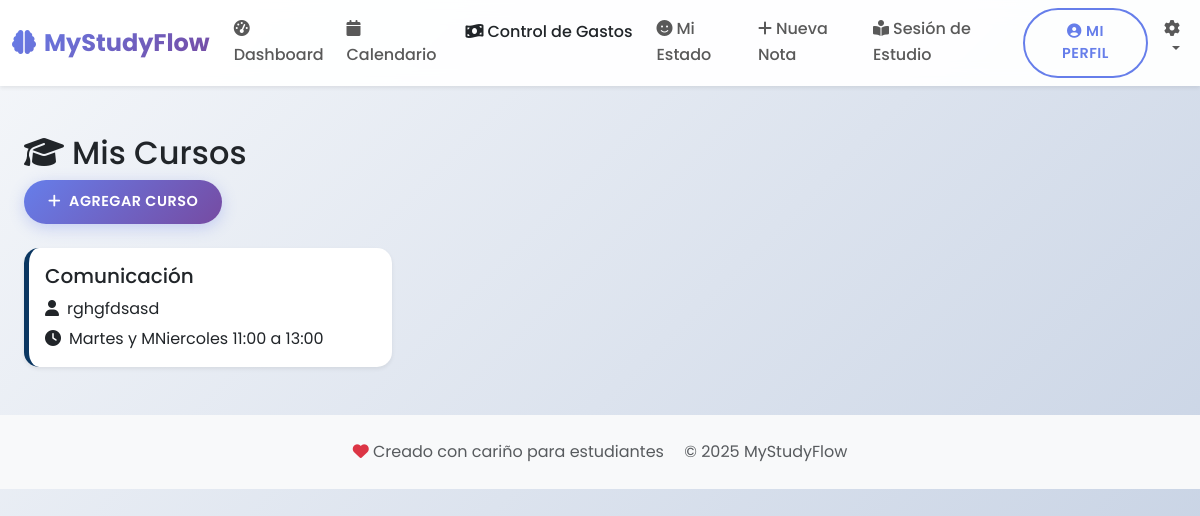
Page /cursos/ (signed in) on the earlier database version.
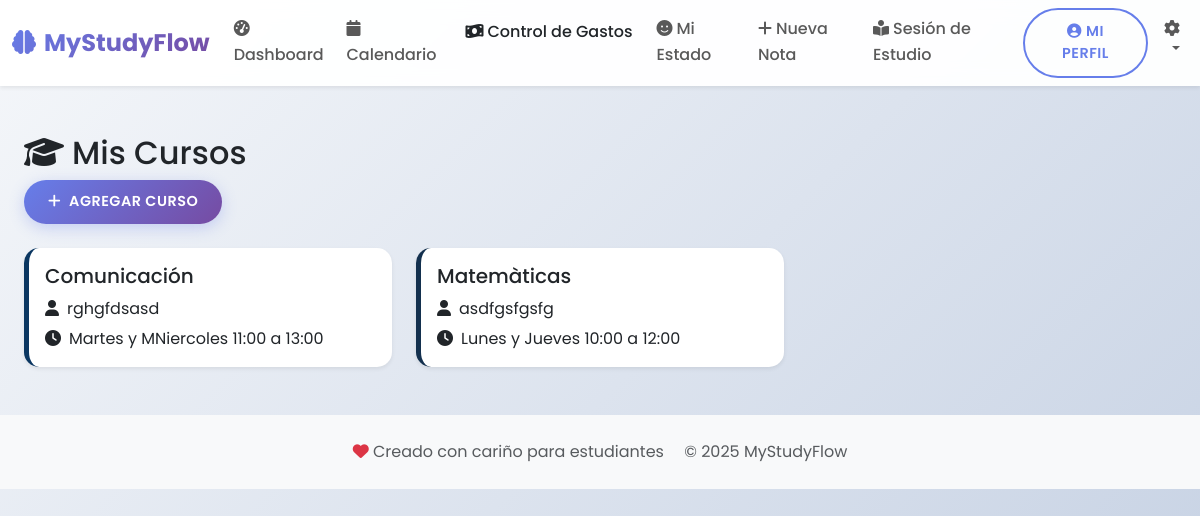
Same page on the later database version.
### studyflow/models.py (models this page shows, shortened)
class Curso(models.Model):
    usuario = models.ForeignKey(User, on_delete=models.CASCADE)
    nombre = models.CharField(max_length=100)
    profesor = models.CharField(max_length=100, blank=True)
    horario = models.CharField(max_length=200, blank=True, help_text="Ejemplo: Lunes y Miércoles 10:00-12:00")
    color = models.CharField(max_length=20, default='#3788d8')

### studyflow/views.py (the view, shortened to what this page needs)
# urls.py: path('cursos/', views.lista_cursos, name='lista_cursos'),
@login_required
def lista_cursos(request):
    cursos = Curso.objects.filter(usuario=request.user)
    return render(request, 'studyflow/cursos.html', {'cursos': cursos})

### studyflow/templates/studyflow/cursos.html (shortened to what this page needs)
{% extends 'base.html' %}
{% block content %}
<div class="container">
    <div class="row mb-4">
        <div class="col">
            <h2>
                <i class="fas fa-graduation-cap me-2"></i>Mis Cursos
            </h2>
            <button class="btn btn-primary" data-bs-toggle="modal" data-bs-target="#nuevoCursoModal">
                <i class="fas fa-plus me-2"></i>Agregar Curso
            </button>
        </div>
    </div>
    <div class="row g-4">
        {% for curso in cursos %}
        <div class="col-md-4">
            <div class="card h-100 shadow-sm" style="border-left: 5px solid {{ curso.color }}">
                <div class="card-body">
                    <h5 class="card-title">{{ curso.nombre }}</h5>
                    {% if curso.profesor %}
                    <p class="mb-1">
                        <i class="fas fa-user me-2"></i>{{ curso.profesor }}
                    </p>
                    {% endif %}
                    {% if curso.horario %}
                    <p class="mb-0">
                        <i class="fas fa-clock me-2"></i>{{ curso.horario }}
                    </p>
                    {% endif %}
                </div>
            </div>
        </div>
        {% empty %}
        <div class="col">
            <div class="alert alert-info">
                <i class="fas fa-info-circle me-2"></i>No has agregado ningún curso aún.
            </div>
        </div>
        {% endfor %}
    </div>
</div>
{% endblock %}

### templates/base.html (shortened to what this page needs)
<!DOCTYPE html>
<html lang="es">
<head>
    <link href="https://cdnjs.cloudflare.com/ajax/libs/bootstrap/5.3.0/css/bootstrap.min.css" rel="stylesheet">
    <link href="https://cdnjs.cloudflare.com/ajax/libs/font-awesome/6.4.0/css/all.min.css" rel="stylesheet">
    {% load static %}
    <link href="{% static 'css/style.css' %}" rel="stylesheet">
</head>
<body>
    <nav class="navbar navbar-expand-lg navbar-light bg-white shadow-sm">
        <div class="container">
            <a class="navbar-brand fw-bold text-primary" href="{% url 'inicio' %}">
                <i class="fas fa-brain me-2"></i>MyStudyFlow
            </a>
            <div class="collapse navbar-collapse" id="navbarNav">
                <ul class="navbar-nav ms-auto">
                    {% if user.is_authenticated %}
                        <li class="nav-item">
                            <a class="nav-link" href="{% url 'dashboard' %}">
                                <i class="fas fa-tachometer-alt me-1"></i>Dashboard
                            </a>
                        </li>
                        <li class="nav-item">
                            <a class="nav-link" href="{% url 'calendario' %}">
                              <i class="fas fa-calendar me-1"></i>Calendario
                            </a>
                        </li>
                        <li class="nav-item">
                            <a class="dropdown-item" href="{% url 'lista_gastos' %}">
                                <i class="fas fa-money-bill-wave me-1"></i>Control de Gastos
                            </a>
                        </li>
                        <li class="nav-item">
                            <a class="nav-link" href="{% url 'registrar_estado' %}">
                                <i class="fas fa-smile me-1"></i>Mi Estado
                            </a>
                        </li>
                        <li class="nav-item">
                            <a class="nav-link" href="{% url 'crear_nota' %}">
                                <i class="fas fa-plus me-1"></i>Nueva Nota
                            </a>
                        </li>
                         <li class="nav-item">
                            <a class="nav-link" href="{% url 'lista_sesiones' %}">
                                <i class="fas fa-book-reader me-1"></i>Sesión de Estudio
                            </a>
                        </li>
                        <li class="nav-item me-2">
                <a href="{% url 'perfil' %}" class="btn btn-outline-primary btn-sm">
                    <i class="fas fa-user-circle me-1"></i>Mi Perfil
                </a>
            </li>
<li class="nav-item dropdown">
    <a class="nav-link dropdown-toggle" href="#" id="navbarDropdown" role="button" data-bs-toggle="dropdown">
        <i class="fas fa-cog"></i>
    </a>
</li>
                    {% endif %}
                </ul>
            </div>
        </div>
    </nav>
    <main class="{% block main_class %}container my-5{% endblock %}">
        {% block content %}{% endblock %}
    </main>
    <footer class="bg-light mt-5 py-4">
        <div class="container text-center">
            <p class="mb-0 text-muted">
                <i class="fas fa-heart text-danger"></i> Creado con cariño para estudiantes
                <span class="ms-3">© 2025 MyStudyFlow</span>
            </p>
        </div>
    </footer>
</body>
</html>

### static/css/style.css (style rules this page uses)
:root { --primary-color: #667eea; --secondary-color: #764ba2; --accent-color: #f093fb; --success-color: #4ecdc4; --warning-color: #ffe066; --danger-color: #ff6b6b; --dark-color: #2c3e50; --light-color: #f8f9fa; --border-radius: 15px; --box-shadow: 0 10px 25px rgba(0,0,0,0.1); --gradient-primary: linear-gradient(135deg, #667eea 0%, #764ba2 100%); --gradient-accent: linear-gradient(135deg, #f093fb 0%, #f5576c 100%); }
body { font-family: 'Poppins', sans-serif; background: linear-gradient(135deg, #f5f7fa 0%, #c3cfe2 100%); min-height: 100vh; line-height: 1.6; }
.container { max-width: 1200px; }
.card { border-radius: var(--border-radius); border: none; box-shadow: var(--box-shadow); transition: all 0.3s ease; overflow: hidden; }
.navbar { backdrop-filter: blur(10px); background: rgba(255, 255, 255, 0.95) !important; box-shadow: 0 2px 20px rgba(0,0,0,0.1); position: relative; z-index: 1000; }
.navbar-brand { font-size: 1.5rem; font-weight: 700; background: var(--gradient-primary); -webkit-background-clip: text; -webkit-text-fill-color: transparent; background-clip: text; }
.nav-link { font-weight: 500; transition: all 0.3s ease; position: relative; }
.nav-link::after { content: ''; position: absolute; bottom: 0; left: 50%; width: 0; height: 2px; background: var(--gradient-primary); transition: all 0.3s ease; transform: translateX(-50%); }
.dropdown-item { padding: 0.7rem 1rem; border-radius: 10px; font-weight: 500; transition: all 0.3s ease; }
.navbar .dropdown { position: relative !important; z-index: 1100 !important; }
.btn { border-radius: 50px; font-weight: 600; padding: 0.7rem 1.5rem; transition: all 0.3s ease; text-transform: uppercase; font-size: 0.9rem; letter-spacing: 0.5px; border: none; }
.btn-primary { background: var(--gradient-primary); box-shadow: 0 4px 15px rgba(102, 126, 234, 0.3); }
.btn-outline-primary { border: 2px solid var(--primary-color); color: var(--primary-color); background: transparent; }

Differences in the rows shown:
added Curso: nombre "Matemàticas", profesor "asdfgsfgsfg", horario "Lunes y Jueves 10:00 a 12:00"
